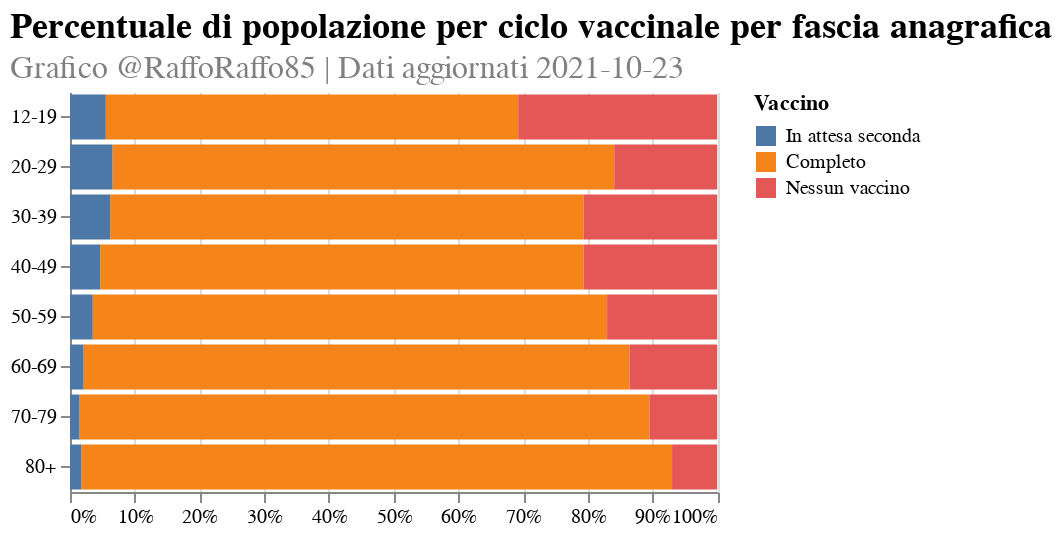

Notebook code cell kept with this figure:
### Markdown cell above
# Share vaccinated by age overall

### Code cell
# Share vaccinated by age overall
str_rename = {'share_ciclo_completo': 'Completo', 'share_solo_prima': 'In attesa seconda', 'share_missing': 'Nessun vaccino'}.get
order_rename = {'share_ciclo_completo': 1, 'share_solo_prima': 0, 'share_missing': 2}.get
plt_share_vacc_overall_df = (
    regional_age_df
    .groupby('fascia_anagrafica')
    [['ciclo_completo', 'solo_prima', 'in_attesa_seconda', 'totale_popolazione']]
    .sum()
    .reset_index()
    .assign(share_solo_prima=lambda x: x.in_attesa_seconda/x.totale_popolazione)
    .assign(share_ciclo_completo=lambda x: x.ciclo_completo/x.totale_popolazione)
    .assign(share_missing=lambda x: 1 - x.share_solo_prima - x.share_ciclo_completo)
    .melt(
        id_vars=['fascia_anagrafica'],
        value_vars=['share_ciclo_completo', 'share_solo_prima', 'share_missing']
    )
    .assign(Vaccino=lambda x: x.variable.apply(str_rename))
    .assign(order=lambda x: x.variable.apply(order_rename))
)
plot_title = alt.TitleParams(
    "Percentuale di popolazione per ciclo vaccinale per fascia anagrafica",
    fontSize=18,
    subtitle=[FOOTNOTE],
    subtitleColor='grey', subtitleFontSize=16,
    align='left', anchor='start'
)
(
    alt.Chart(plt_share_vacc_overall_df, title=plot_title)
    .mark_bar()
    .encode(
        x=alt.X('value:Q', stack='zero', axis=alt.Axis(format='.0%'), title=''),
        y=alt.Y('fascia_anagrafica:N', title=''),
        color=alt.Color('Vaccino:N', sort=alt.EncodingSortField('order', order='ascending')),
        order='order',
        tooltip=[
            alt.Tooltip('fascia_anagrafica:N', title='Fascia anagrafica'),
            alt.Tooltip('Vaccino:N', title='Vaccino'),
            alt.Tooltip('value:Q', format='.1%', title='Popolazione vaccinata')
        ]
    )
    .properties(width=200*golden, height=200)
    .configure_view(strokeOpacity=0)
)

### Figure 1 — Vega-Lite specification as saved in the notebook (floating-point values rounded to 4 significant figures)
{"config": {"view": {"continuousWidth": 400, "continuousHeight": 300, "strokeOpacity": 0}}, "data": {"name": "data-398de792b5c3c8c2c1f75018e2226aad"}, "mark": "bar", "encoding": {"color": {"type": "nominal", "field": "Vaccino", "sort": {"field": "order", "order": "ascending"}}, "order": {"type": "quantitative", "field": "order"}, "tooltip": [{"type": "nominal", "field": "fascia_anagrafica", "title": "Fascia anagrafica"}, {"type": "nominal", "field": "Vaccino", "title": "Vaccino"}, {"type": "quantitative", "field": "value", "format": ".1%", "title": "Popolazione vaccinata"}], "x": {"type": "quantitative", "axis": {"format": ".0%"}, "field": "value", "stack": "zero", "title": ""}, "y": {"type": "nominal", "field": "fascia_anagrafica", "title": ""}}, "height": 200, "title": {"text": "Percentuale di popolazione per ciclo vaccinale per fascia anagrafica", "align": "left", "anchor": "start", "fontSize": 18, "subtitle": ["Grafico @RaffoRaffo85 | Dati aggiornati 2021-10-23"], "subtitleColor": "grey", "subtitleFontSize": 16}, "width": 323.6, "$schema": "https://vega.github.io/schema/vega-lite/v4.8.1.json", "datasets": {"data-398de792b5c3c8c2c1f75018e2226aad": [{"fascia_anagrafica": "12-19", "variable": "share_ciclo_completo", "value": 0.6372, "Vaccino": "Completo", "order": 1}, {"fascia_anagrafica": "20-29", "variable": "share_ciclo_completo", "value": 0.7751, "Vaccino": "Completo", "order": 1}, {"fascia_anagrafica": "30-39", "variable": "share_ciclo_completo", "value": 0.7316, "Vaccino": "Completo", "order": 1}, {"fascia_anagrafica": "40-49", "variable": "share_ciclo_completo", "value": 0.7469, "Vaccino": "Completo", "order": 1}, {"fascia_anagrafica": "50-59", "variable": "share_ciclo_completo", "value": 0.7947, "Vaccino": "Completo", "order": 1}, {"fascia_anagrafica": "60-69", "variable": "share_ciclo_completo", "value": 0.8434, "Vaccino": "Completo", "order": 1}, {"fascia_anagrafica": "70-79", "variable": "share_ciclo_completo", "value": 0.8807, "Vaccino": "Completo", "order": 1}, {"fascia_anagrafica": "80+", "variable": "share_ciclo_completo", "value": 0.9126, "Vaccino": "Completo", "order": 1}, {"fascia_anagrafica": "12-19", "variable": "share_solo_prima", "value": 0.0553, "Vaccino": "In attesa seconda", "order": 0}, {"fascia_anagrafica": "20-29", "variable": "share_solo_prima", "value": 0.06574, "Vaccino": "In attesa seconda", "order": 0}, {"fascia_anagrafica": "30-39", "variable": "share_solo_prima", "value": 0.06217, "Vaccino": "In attesa seconda", "order": 0}, {"fascia_anagrafica": "40-49", "variable": "share_solo_prima", "value": 0.04672, "Vaccino": "In attesa seconda", "order": 0}, {"fascia_anagrafica": "50-59", "variable": "share_solo_prima", "value": 0.03515, "Vaccino": "In attesa seconda", "order": 0}, {"fascia_anagrafica": "60-69", "variable": "share_solo_prima", "value": 0.02103, "Vaccino": "In attesa seconda", "order": 0}, {"fascia_anagrafica": "70-79", "variable": "share_solo_prima", "value": 0.01465, "Vaccino": "In attesa seconda", "order": 0}, {"fascia_anagrafica": "80+", "variable": "share_solo_prima", "value": 0.01767, "Vaccino": "In attesa seconda", "order": 0}, {"fascia_anagrafica": "12-19", "variable": "share_missing", "value": 0.3075, "Vaccino": "Nessun vaccino", "order": 2}, {"fascia_anagrafica": "20-29", "variable": "share_missing", "value": 0.1591, "Vaccino": "Nessun vaccino", "order": 2}, {"fascia_anagrafica": "30-39", "variable": "share_missing", "value": 0.2062, "Vaccino": "Nessun vaccino", "order": 2}, {"fascia_anagrafica": "40-49", "variable": "share_missing", "value": 0.2064, "Vaccino": "Nessun vaccino", "order": 2}, {"fascia_anagrafica": "50-59", "variable": "share_missing", "value": 0.1701, "Vaccino": "Nessun vaccino", "order": 2}, {"fascia_anagrafica": "60-69", "variable": "share_missing", "value": 0.1356, "Vaccino": "Nessun vaccino", "order": 2}, {"fascia_anagrafica": "70-79", "variable": "share_missing", "value": 0.1046, "Vaccino": "Nessun vaccino", "order": 2}, {"fascia_anagrafica": "80+", "variable": "share_missing", "value": 0.06975, "Vaccino": "Nessun vaccino", "order": 2}]}}
